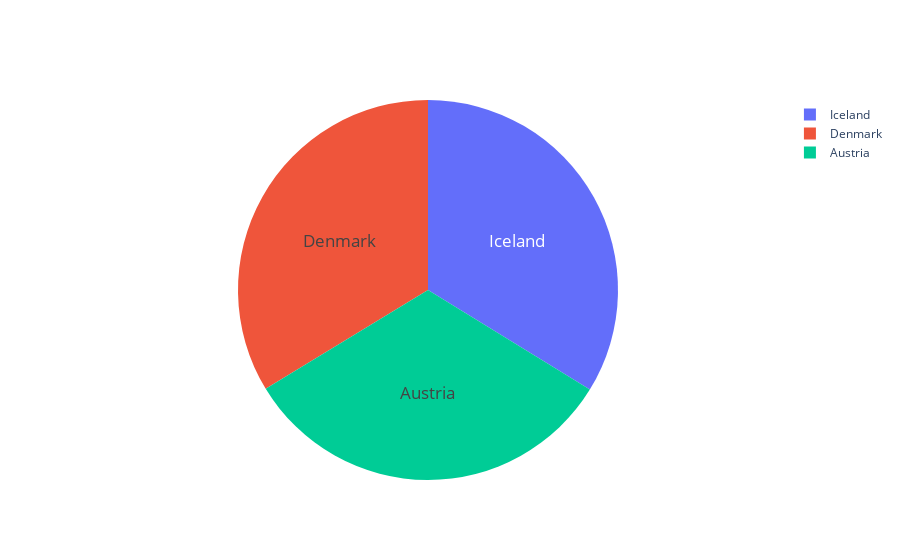

Write notebook code for a chart like this one.
### Code cell
import plotly.graph_objects as go

labels = top3.Country
values = top3.Safety_index

fig = go.Figure(data=[go.Pie(labels=labels, values=values)])
fig.update_traces(hoverinfo='label', textinfo='label', textfont_size=17)

fig.show()

### Figure 1 — Plotly figure (JSON) as saved in the notebook; plotly's stock layout.template omitted (floating-point values rounded to 4 significant figures)
{"data": [{"hoverinfo": "label", "labels": ["Iceland", "Denmark", "Austria"], "textfont": {"size": 17}, "textinfo": "label", "type": "pie", "values": [0.94, 0.938, 0.905]}], "layout": {}}
